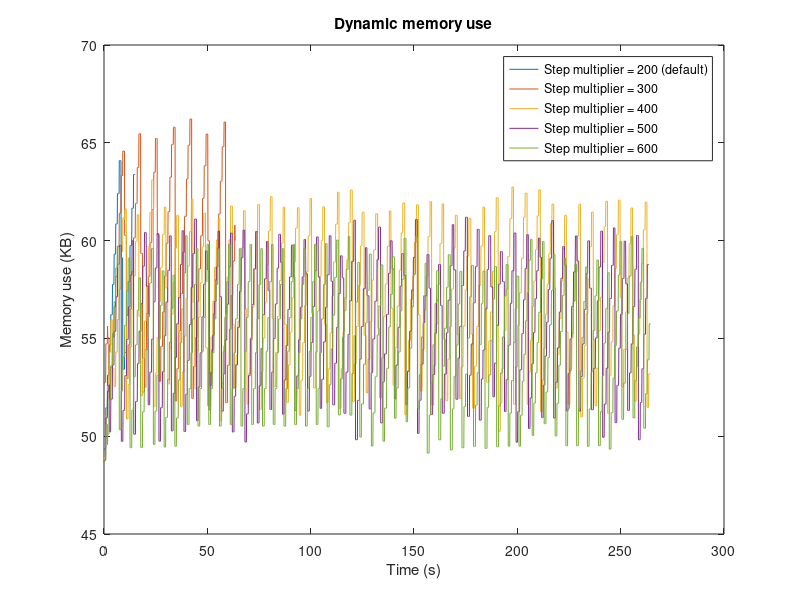

Write MATLAB code to recreate this figure.
figure('Name', 'dynamic_memory_use')
hold off
file1 = fopen('mem200.txt', 'r');
file2 = fopen('mem300.txt', 'r');
file3 = fopen('mem400.txt', 'r');
file4 = fopen('mem500.txt', 'r');
file5 = fopen('mem600.txt', 'r');
data1 = fscanf(file1, '%f');
data2 = fscanf(file2, '%f');
data3 = fscanf(file3, '%f');
data4 = fscanf(file4, '%f');
data5 = fscanf(file5, '%f');

dt = 0.1;
t1 = [0:length(data1)-1]*dt;
t2 = [0:length(data2)-1]*dt;
t3 = [0:length(data3)-1]*dt;
t4 = [0:length(data4)-1]*dt;
t5 = [0:length(data5)-1]*dt;

plot(t1, data1, t2, data2, t3, data3, t4, data4, t5, data5)
title('Dynamic memory use')
legend('Step multiplier = 200 (default)', 'Step multiplier = 300', 'Step multiplier = 400', 'Step multiplier = 500', 'Step multiplier = 600')
xlabel('Time (s)'), ylabel('Memory use (KB)')

fclose(file1);
fclose(file2);
fclose(file3);
fclose(file4);
fclose(file5);